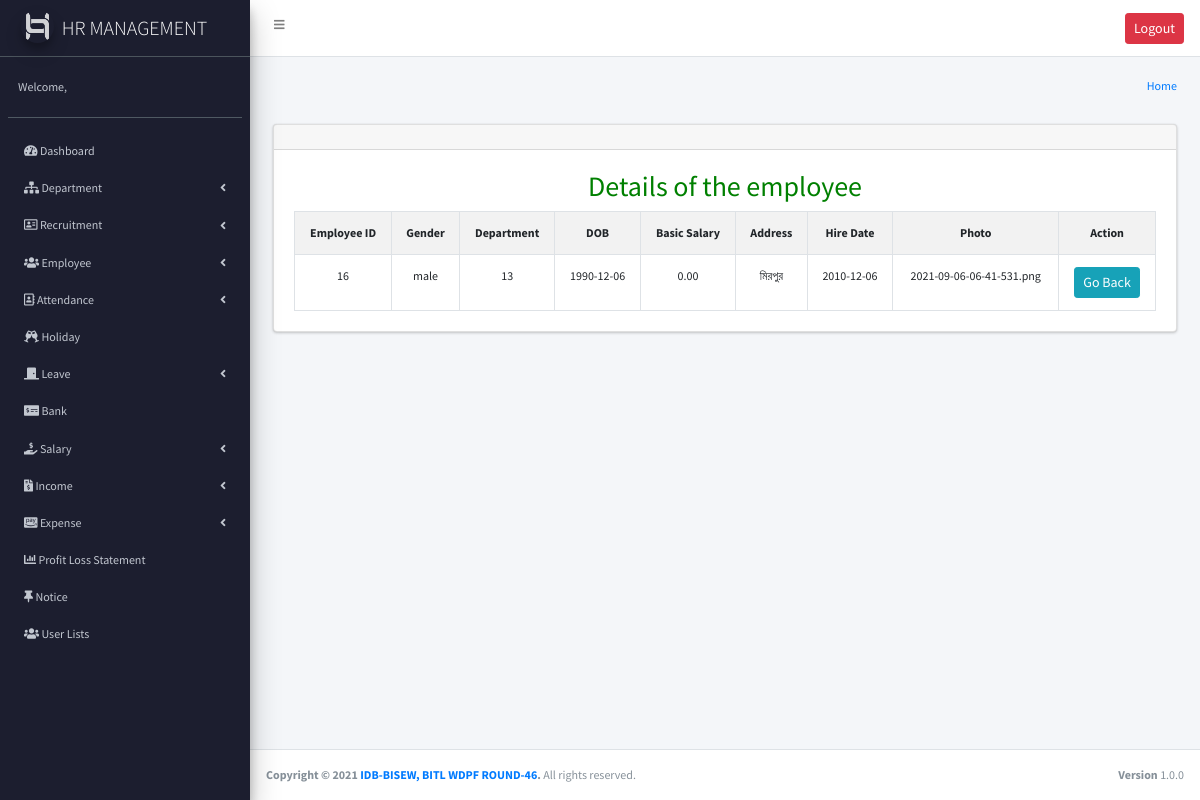
The page /emp_details.php?id=16 (signed in) on the database its author committed.
### tables this page shows
CREATE TABLE `employee` (
  `empID` int(11) NOT NULL,
  `dptID` int(11) NOT NULL,
  `name` varchar(255) NOT NULL,
  `email` varchar(255) NOT NULL,
  `phone` varchar(20) NOT NULL,
  `dob` date NOT NULL,
  `gender` enum('male','female') NOT NULL,
  `address` text NOT NULL,
  `photo` varchar(255) NOT NULL,
  `hire_date` date NOT NULL,
  `designation` varchar(50) NOT NULL,
  `basic_salary` decimal(10,2) NOT NULL,
  `password` text NOT NULL
);

### emp_details.php (the view, shortened to what this page needs)
<?php
require_once("header.php");
require_once("sidebar.php");
 $id=$_GET['id'];
 $details=$conn->query("SELECT * FROM `employee` WHERE empID=$id");
 $result=$details->fetch_assoc();
 ?>
<section class="content-header">
      <div class="container-fluid">
        <div class="row mb-2">
          <div class="col-sm-6">
          </div>
          <div class="col-sm-6">
            <ol class="breadcrumb float-sm-right">
              <li class="breadcrumb-item"><a href="add_emp.php">Home</a></li>
            </ol>
          </div>
        </div>
      </div>
    </section>
<section class="content">
      <div class="container-fluid">
        <div class="row">
          <div class="col-md-12">
            <div class="card">
              <div class="card-header">
              </div>
              <div class="card-body">
               <h3 style="text-align: center; color: green">Details of the employee</h3>
<table class="table table-bordered table-striped table-hover">
  <tr>
  <th>Employee ID</th>
  <th>Gender</th>
   <th>Department</th>
   <th>DOB</th>
  <th>Basic Salary</th>
  <th>Address</th>
  <th>Hire Date</th>
  <th>Photo</th>
  <th>Action</th>
</tr>
<tr>
  <td><?php echo $result['empID']; ?></td>
  <td><?php echo $result['gender']; ?></td>
  <td><?php echo $result['dptID']; ?></td>
  <td><?php echo $result['dob']; ?></td>
  <td><?php echo $result['basic_salary']; ?></td>
  <td><?php echo $result['address']; ?></td>
  <td><?php echo $result['hire_date']; ?></td>
  <td><?php echo $result['photo']; ?></td>
  <td>
    <a href="view_emp.php" class="btn btn-sm btn-info">Go Back</a>
  </td>
</tr>
</table>
              </div>
            </div>
          </div>
        </div>
      </div>
    </section>
<?php require("footer.php"); ?>

### assets/css/style.css (style rules this page uses)
body { font-family: 'Source Sans Pro'; font-size: 12px; }

### emp_details.php (style rules this page uses)
table { text-align: center; }

### rows shown on the page
employee: empID "16", gender "male", dptID "13", dob "1990-12-06", basic_salary "0.00", address "মিরপুর", hire_date "2010-12-06", photo "2021-09-06-06-41-531.png"
